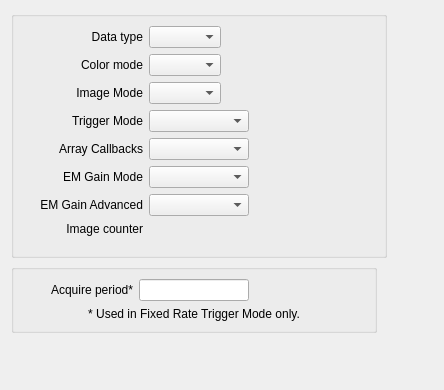
      <widget class="QWidget" name="Collect">
       <attribute name="title">
        <string>Collect</string>
       </attribute>
       <layout class="QFormLayout" name="formLayout_6">
        <item row="0" column="0">
         <widget class="QGroupBox" name="groupBox_10">
          <property name="title">
           <string/>
          </property>
          <layout class="QFormLayout" name="formLayout_4">
           <item row="0" column="0">
            <layout class="QGridLayout" name="gridLayout_29" columnminimumwidth="120,110,110">
             <property name="bottomMargin">
              <number>10</number>
             </property>
             <item row="1" column="0">
              <widget class="QLabel" name="label_45">
               <property name="text">
                <string>Color mode</string>
               </property>
               <property name="alignment">
                <set>Qt::AlignRight|Qt::AlignTrailing|Qt::AlignVCenter</set>
               </property>
              </widget>
             </item>
             <item row="1" column="2">
              <widget class="QELabel" name="qelabel_37">
               <property name="variable" stdset="0">
                <string>$(P):cam1:ColorMode_RBV</string>
               </property>
               <property name="variableSubstitutions" stdset="0">
                <string>P=ANDOR1</string>
               </property>
              </widget>
             </item>
             <item row="2" column="0">
              <widget class="QLabel" name="label_46">
               <property name="text">
                <string>Image Mode</string>
               </property>
               <property name="alignment">
                <set>Qt::AlignRight|Qt::AlignTrailing|Qt::AlignVCenter</set>
               </property>
              </widget>
             </item>
             <item row="4" column="2">
              <widget class="QELabel" name="qelabel_40">
               <property name="sizePolicy">
                <sizepolicy hsizetype="Expanding" vsizetype="Preferred">
                 <horstretch>0</horstretch>
                 <verstretch>0</verstretch>
                </sizepolicy>
               </property>
               <property name="variable" stdset="0">
                <string>$(P):cam1:ArrayCallbacks_RBV</string>
               </property>
               <property name="variableSubstitutions" stdset="0">
                <string>P=ANDOR1</string>
               </property>
              </widget>
             </item>
             <item row="4" column="1">
              <widget class="QEComboBox" name="qecombobox_23">
               <property name="sizePolicy">
                <sizepolicy hsizetype="Fixed" vsizetype="Fixed">
                 <horstretch>0</horstretch>
                 <verstretch>0</verstretch>
                </sizepolicy>
               </property>
               <property name="minimumSize">
                <size>
                 <width>100</width>
                 <height>0</height>
                </size>
               </property>
               <property name="variable" stdset="0">
                <string>$(P):cam1:ArrayCallbacks</string>
               </property>
               <property name="variableSubstitutions" stdset="0">
                <string>P=ANDOR1</string>
               </property>
               <property name="subscribe">
                <bool>true</bool>
               </property>
              </widget>
             </item>
             <item row="0" column="2">
              <widget class="QELabel" name="qelabel_36">
               <property name="variable" stdset="0">
                <string>$(P):cam1:DataType_RBV</string>
               </property>
               <property name="variableSubstitutions" stdset="0">
                <string>P=ANDOR1</string>
               </property>
              </widget>
             </item>
             <item row="1" column="1">
              <widget class="QEComboBox" name="qecombobox_20">
               <property name="sizePolicy">
                <sizepolicy hsizetype="Fixed" vsizetype="Fixed">
                 <horstretch>0</horstretch>
                 <verstretch>0</verstretch>
                </sizepolicy>
               </property>
               <property name="variable" stdset="0">
                <string>$(P):cam1:ColorMode</string>
               </property>
               <property name="variableSubstitutions" stdset="0">
                <string>P=ANDOR1</string>
               </property>
               <property name="subscribe">
                <bool>true</bool>
               </property>
              </widget>
             </item>
             <item row="3" column="1">
              <widget class="QEComboBox" name="qecombobox_22">
               <property name="sizePolicy">
                <sizepolicy hsizetype="Fixed" vsizetype="Fixed">
                 <horstretch>0</horstretch>
                 <verstretch>0</verstretch>
                </sizepolicy>
               </property>
               <property name="minimumSize">
                <size>
                 <width>100</width>
                 <height>0</height>
                </size>
               </property>
               <property name="variable" stdset="0">
                <string>$(P):cam1:TriggerMode</string>
               </property>
               <property name="variableSubstitutions" stdset="0">
                <string>P=ANDOR1</string>
               </property>
               <property name="subscribe">
                <bool>true</bool>
               </property>
              </widget>
             </item>
             <item row="2" column="1">
              <widget class="QEComboBox" name="qecombobox_21">
               <property name="sizePolicy">
                <sizepolicy hsizetype="Fixed" vsizetype="Fixed">
                 <horstretch>0</horstretch>
                 <verstretch>0</verstretch>
                </sizepolicy>
               </property>
               <property name="minimumSize">
                <size>
                 <width>0</width>
                 <height>0</height>
                </size>
               </property>
               <property name="maximumSize">
                <size>
                 <width>16777215</width>
                 <height>16777215</height>
                </size>
               </property>
               <property name="variable" stdset="0">
                <string>$(P):cam1:ImageMode</string>
               </property>
               <property name="variableSubstitutions" stdset="0">
                <string>P=ANDOR1</string>
               </property>
               <property name="subscribe">
                <bool>true</bool>
               </property>
              </widget>
             </item>
             <item row="3" column="0">
              <widget class="QLabel" name="label_47">
               <property name="text">
                <string>Trigger Mode</string>
               </property>
               <property name="alignment">
                <set>Qt::AlignRight|Qt::AlignTrailing|Qt::AlignVCenter</set>
               </property>
              </widget>
             </item>
             <item row="3" column="2">
              <widget class="QELabel" name="qelabel_39">
               <property name="variable" stdset="0">
                <string>$(P):cam1:TriggerMode_RBV</string>
               </property>
               <property name="variableSubstitutions" stdset="0">
                <string>P=ANDOR1</string>
               </property>
              </widget>
             </item>
             <item row="4" column="0">
              <widget class="QLabel" name="label_54">
               <property name="minimumSize">
                <size>
                 <width>0</width>
                 <height>0</height>
                </size>
               </property>
               <property name="text">
                <string>Array Callbacks</string>
               </property>
               <property name="alignment">
                <set>Qt::AlignRight|Qt::AlignTrailing|Qt::AlignVCenter</set>
               </property>
              </widget>
             </item>
             <item row="2" column="2">
              <widget class="QELabel" name="qelabel_38">
               <property name="minimumSize">
                <size>
                 <width>0</width>
                 <height>0</height>
                </size>
               </property>
               <property name="variable" stdset="0">
                <string>$(P):cam1:ImageMode_RBV</string>
               </property>
               <property name="variableSubstitutions" stdset="0">
                <string>P=ANDOR1</string>
               </property>
              </widget>
             </item>
             <item row="0" column="1">
              <widget class="QEComboBox" name="qecombobox_19">
               <property name="sizePolicy">
                <sizepolicy hsizetype="Fixed" vsizetype="Fixed">
                 <horstretch>0</horstretch>
                 <verstretch>0</verstretch>
                </sizepolicy>
               </property>
               <property name="variable" stdset="0">
                <string>$(P):cam1:DataType</string>
               </property>
               <property name="variableSubstitutions" stdset="0">
                <string>P=ANDOR1</string>
               </property>
               <property name="subscribe">
                <bool>true</bool>
               </property>
              </widget>
             </item>
             <item row="0" column="0">
              <widget class="QLabel" name="label_44">
               <property name="text">
                <string>Data type</string>
               </property>
               <property name="alignment">
                <set>Qt::AlignRight|Qt::AlignTrailing|Qt::AlignVCenter</set>
               </property>
              </widget>
             </item>
             <item row="7" column="0">
              <widget class="QLabel" name="label_57">
               <property name="text">
                <string>Image counter</string>
               </property>
               <property name="alignment">
                <set>Qt::AlignRight|Qt::AlignTrailing|Qt::AlignVCenter</set>
               </property>
              </widget>
             </item>
             <item row="7" column="2">
              <widget class="QELabel" name="qelabel_41">
               <property name="sizePolicy">
                <sizepolicy hsizetype="Expanding" vsizetype="Preferred">
                 <horstretch>0</horstretch>
                 <verstretch>0</verstretch>
                </sizepolicy>
               </property>
               <property name="variable" stdset="0">
                <string>$(P):cam1:ArrayCounter_RBV</string>
               </property>
               <property name="variableSubstitutions" stdset="0">
                <string>P=ANDOR1</string>
               </property>
              </widget>
             </item>
             <item row="5" column="0">
              <widget class="QLabel" name="label_84">
               <property name="minimumSize">
                <size>
                 <width>0</width>
                 <height>0</height>
                </size>
               </property>
               <property name="text">
                <string>EM Gain Mode</string>
               </property>
               <property name="alignment">
                <set>Qt::AlignRight|Qt::AlignTrailing|Qt::AlignVCenter</set>
               </property>
              </widget>
             </item>
             <item row="5" column="1">
              <widget class="QEComboBox" name="qecombobox_24">
               <property name="sizePolicy">
                <sizepolicy hsizetype="Fixed" vsizetype="Fixed">
                 <horstretch>0</horstretch>
                 <verstretch>0</verstretch>
                </sizepolicy>
               </property>
               <property name="minimumSize">
                <size>
                 <width>100</width>
                 <height>0</height>
                </size>
               </property>
               <property name="variable" stdset="0">
                <string>$(P):cam1:AndorEMGainMode</string>
               </property>
               <property name="variableSubstitutions" stdset="0">
                <string>P=ANDOR1</string>
               </property>
               <property name="subscribe">
                <bool>true</bool>
               </property>
              </widget>
             </item>
             <item row="5" column="2">
              <widget class="QELabel" name="qelabel_46">
               <property name="sizePolicy">
                <sizepolicy hsizetype="Expanding" vsizetype="Preferred">
                 <horstretch>0</horstretch>
                 <verstretch>0</verstretch>
                </sizepolicy>
               </property>
               <property name="variable" stdset="0">
                <string>$(P):cam1:AndorEMGainMode_RBV</string>
               </property>
               <property name="variableSubstitutions" stdset="0">
                <string>P=ANDOR1</string>
               </property>
              </widget>
             </item>
             <item row="6" column="0">
              <widget class="QLabel" name="label_95">
               <property name="minimumSize">
                <size>
                 <width>0</width>
                 <height>0</height>
                </size>
               </property>
               <property name="text">
                <string>EM Gain Advanced</string>
               </property>
               <property name="alignment">
                <set>Qt::AlignRight|Qt::AlignTrailing|Qt::AlignVCenter</set>
               </property>
              </widget>
             </item>
             <item row="6" column="1">
              <widget class="QEComboBox" name="qecombobox_28">
               <property name="sizePolicy">
                <sizepolicy hsizetype="Fixed" vsizetype="Fixed">
                 <horstretch>0</horstretch>
                 <verstretch>0</verstretch>
                </sizepolicy>
               </property>
               <property name="minimumSize">
                <size>
                 <width>100</width>
                 <height>0</height>
                </size>
               </property>
               <property name="variable" stdset="0">
                <string>$(P):cam1:AndorEMGainAdvanced</string>
               </property>
               <property name="variableSubstitutions" stdset="0">
                <string>P=ANDOR1</string>
               </property>
               <property name="subscribe">
                <bool>true</bool>
               </property>
              </widget>
             </item>
             <item row="6" column="2">
              <widget class="QELabel" name="qelabel_91">
               <property name="sizePolicy">
                <sizepolicy hsizetype="Expanding" vsizetype="Preferred">
                 <horstretch>0</horstretch>
                 <verstretch>0</verstretch>
                </sizepolicy>
               </property>
               <property name="variable" stdset="0">
                <string>$(P):cam1:AndorEMGainAdvanced_RBV</string>
               </property>
               <property name="variableSubstitutions" stdset="0">
                <string>P=ANDOR1</string>
               </property>
              </widget>
             </item>
            </layout>
           </item>
          </layout>
         </widget>
        </item>
        <item row="0" column="1">
         <spacer name="horizontalSpacer_7">
          <property name="orientation">
           <enum>Qt::Horizontal</enum>
          </property>
          <property name="sizeHint" stdset="0">
           <size>
            <width>40</width>
            <height>20</height>
           </size>
          </property>
         </spacer>
        </item>
        <item row="1" column="0">
         <widget class="QGroupBox" name="groupBox_11">
          <property name="title">
           <string/>
          </property>
          <layout class="QGridLayout" name="gridLayout_17">
           <item row="1" column="0" colspan="3">
            <widget class="QLabel" name="label_76">
             <property name="text">
              <string>* Used in Fixed Rate Trigger Mode only.</string>
             </property>
             <property name="alignment">
              <set>Qt::AlignCenter</set>
             </property>
            </widget>
           </item>
           <item row="0" column="2">
            <widget class="QELabel" name="qelabel_45">
             <property name="minimumSize">
              <size>
               <width>110</width>
               <height>0</height>
              </size>
             </property>
             <property name="variable" stdset="0">
              <string>$(P):cam1:AcquirePeriod_RBV</string>
             </property>
             <property name="variableSubstitutions" stdset="0">
              <string>P=ANDOR1</string>
             </property>
            </widget>
           </item>
           <item row="0" column="1">
            <widget class="QELineEdit" name="qelineedit_9">
             <property name="sizePolicy">
              <sizepolicy hsizetype="Fixed" vsizetype="Fixed">
               <horstretch>0</horstretch>
               <verstretch>0</verstretch>
              </sizepolicy>
             </property>
             <property name="minimumSize">
              <size>
               <width>110</width>
               <height>0</height>
              </size>
             </property>
             <property name="maximumSize">
              <size>
               <width>80</width>
               <height>16777215</height>
              </size>
             </property>
             <property name="variable" stdset="0">
              <string>$(P):cam1:AcquirePeriod</string>
             </property>
             <property name="variableSubstitutions" stdset="0">
              <string>P=ANDOR1</string>
             </property>
            </widget>
           </item>
           <item row="0" column="0">
            <widget class="QLabel" name="label_59">
             <property name="minimumSize">
              <size>
               <width>110</width>
               <height>0</height>
              </size>
             </property>
             <property name="text">
              <string>Acquire period*</string>
             </property>
             <property name="alignment">
              <set>Qt::AlignRight|Qt::AlignTrailing|Qt::AlignVCenter</set>
             </property>
            </widget>
           </item>
          </layout>
         </widget>
        </item>
        <item row="2" column="0">
         <spacer name="verticalSpacer_5">
          <property name="orientation">
           <enum>Qt::Vertical</enum>
          </property>
          <property name="sizeHint" stdset="0">
           <size>
            <width>20</width>
            <height>40</height>
           </size>
          </property>
         </spacer>
        </item>
       </layout>
      </widget>
